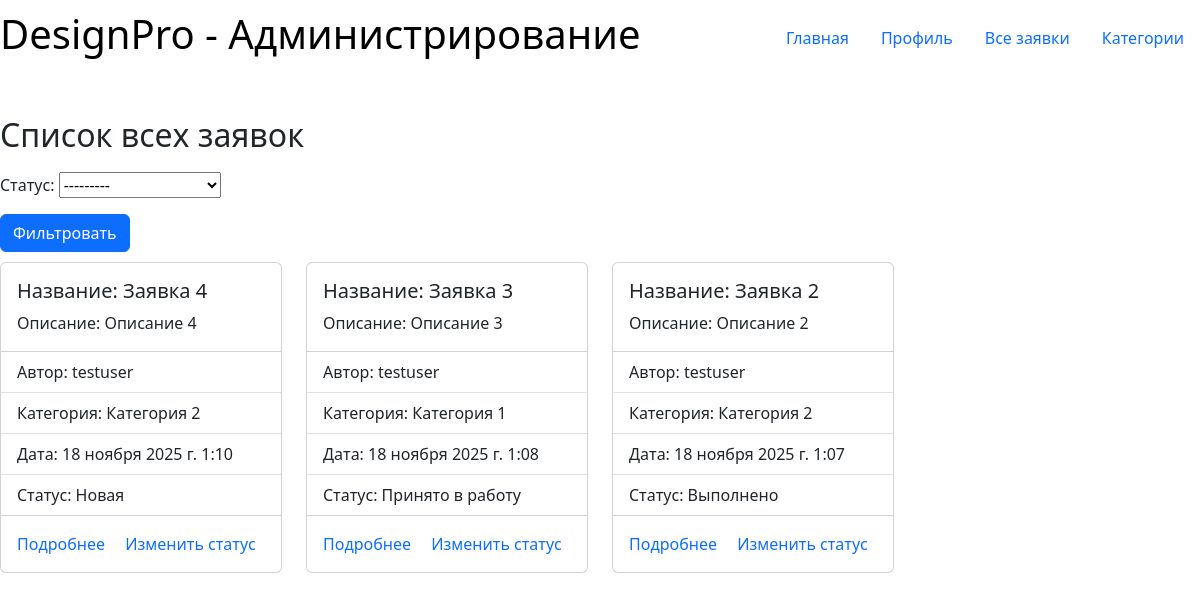
The page /designapp/designrequestsall/ (signed in) on the database its author committed.
### designapp/models.py (models this page shows, shortened)
class DesignRequest(models.Model):
    STATUS = (
        ('n', 'Новая'),
        ('w', 'Принято в работу'),
        ('d', 'Выполнено'),
    )
    title = models.CharField()
    description = models.TextField()
    category = models.ForeignKey('Category', on_delete=models.CASCADE)
    date = models.DateTimeField(auto_now_add=True)
    image = models.ImageField(default='default.jpg', upload_to='images/')
    status = models.CharField(max_length=1, choices=STATUS, default='n', verbose_name='Статус')
    comment = models.TextField(blank=True, help_text='Комментарий к заявке')
    customer = models.ForeignKey('CustomUser', on_delete=models.SET_NULL, null=True)
    result_image = models.ImageField(blank=True, upload_to='images/')
    class Meta:
        verbose_name = 'Заявка'
        verbose_name_plural = 'Заявки'
        ordering = ['-date']
        permissions = (("can_change_status", "Смена статуса заявки"),)
    def get_absolute_url(self):
        return reverse('designrequest-detail', args=[str(self.id)])

class CustomUser(AbstractUser):
    full_name = models.CharField()
    email = models.EmailField(unique=True)

class Category(models.Model):
    title = models.CharField(verbose_name='Название категории')
    class Meta:
        verbose_name = 'Категория'
        verbose_name_plural = 'Категории'
    def __str__(self):
        return self.title

### designapp/views.py (the view)
# urls.py: path('designrequestsall/', views.DesignRequestAllList.as_view(), name='designrequest-all-list'),
class DesignRequestAllList(PermissionRequiredMixin, generic.ListView):
    model = DesignRequest
    template_name = 'designapp/designrequest_all_list.html'
    context_object_name = 'designrequest_all_list'
    permission_required = 'can_change_status'
    def get_queryset(self):
        queryset = DesignRequest.objects.all()
        self.filterset = DesignRequestFilter(self.request.GET, queryset=queryset)
        return self.filterset.qs
    def get_context_data(self, **kwargs):
        context = super().get_context_data(**kwargs)
        context['filter'] = self.filterset
        return context

### designapp/templates/designapp/designrequest_all_list.html (shortened to what this page needs)
{% extends 'base.html' %}
{% block content %}
<section>
    <h2>Список всех заявок</h2>
    <form>
        {{ filter.form.as_p }}
        <button type="submit" class="btn btn-primary">Фильтровать</button>
    </form>
    {% if designrequest_all_list %}
    <div class="row row-cols-1 row-cols-md-4 g-4">
    {% for designrequest in designrequest_all_list %}
        <div class="col">
            <div class="card">
                <div class="card-body">
                    <h5 class="card-title">Название: {{ designrequest.title }}</h5>
                    <p class="card-text">Описание: {{ designrequest.description }}</p>
                </div>
                <ul class="list-group list-group-flush">
                    <li class="list-group-item">Автор: {{ designrequest.customer }}</li>
                    <li class="list-group-item">Категория: {{ designrequest.category }}</li>
                    <li class="list-group-item">Дата: {{ designrequest.date }}</li>
                    <li class="list-group-item">Статус: {{ designrequest.get_status_display }}</li>
                </ul>
                 <div class="card-body">
                     <a href="{{ designrequest.get_absolute_url }}" class="card-link">Подробнее</a>
                     <a href="{% url 'designrequest-update' designrequest.id %}" class="card-link">Изменить статус</a>
                 </div>
            </div>
        </div>
    {% endfor %}
    </div>
    {% else %}
        <p>Список заявок пуст</p>
    {% endif %}
</section>
{% endblock %}

### designapp/static/css/style.css (style rules this page uses)
* { margin: 0; padding: 0; }
body { max-width: 1440px; margin: auto; }
a { text-decoration: none; }
section { display: flex; flex-direction: column; gap: 10px; }

### rows shown on the page
DesignRequest: title "Заявка 4", description "Описание 4", customer "testuser", category "Категория 2", date "18 ноября 2025 г. 1:10", status "Новая"
DesignRequest: title "Заявка 3", description "Описание 3", customer "testuser", category "Категория 1", date "18 ноября 2025 г. 1:08", status "Принято в работу"
DesignRequest: title "Заявка 2", description "Описание 2", customer "testuser", category "Категория 2", date "18 ноября 2025 г. 1:07", status "Выполнено"
